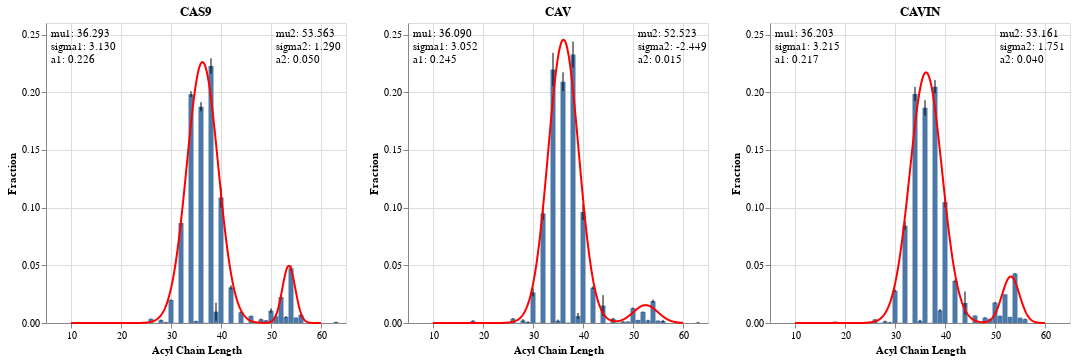

The notebook cell saved with this chart:
### Code cell
chart_list = []
def gauss(x,mu,sigma,A):
    return A*np.exp(-(x-mu)**2/(2*sigma**2))

def bimodal(x,mu1,sigma1,A1,mu2,sigma2,A2):
    return gauss(x,mu1,sigma1,A1)+gauss(x,mu2,sigma2,A2)

for protein in ptnstd['Mutation'].unique():
    source = ptnstd[ptnstd['Mutation'] == protein]
    
    # create error bars
    err = alt.Chart(source).mark_errorbar(extent='stdev').encode(
        x='Acyl Chain Length:Q',
        y='Fraction:Q',
    )
    
    # create histogram
    bar = alt.Chart(source).mark_bar().encode(
        x='Acyl Chain Length:Q',
        y=alt.Y('mean(Fraction):Q').scale(domain=[0,.26]),
    ).properties(title=protein)
    
    # create gaussian
    x = ptns[(ptns['Acyl Chain Length'] % 2 == 0)]['Acyl Chain Length']
    y = ptns[protein].loc[x.index]
    
    # expected vals
    x1 = x[(x < 51) & (x >= 20)]
    y1 = ptns[protein].loc[x1.index]
    x2 = x[(x >= 51)]
    y2 = ptns[protein].loc[x2.index]
    
    n1 = sum(y1)
    mean1 = sum(x1*y1)/n1                  
    sigma1 = sum(y1*(x1-mean1)**2)/n1
    a1 = max(y1)
    
    n2 = sum(y2)                         
    mean2 = sum(x2*y2)/n2                  
    sigma2 = sum(y2*(x2-mean2)**2)/n2
    a2=max(y2)
    
    expected = [mean1, sigma1, a1, mean2, sigma2, a2]
    # print(protein, expected)
    
    popt,pcov = curve_fit(bimodal,x,y,p0=expected)
    
    xx = np.linspace(10, 60, 500)
    
    s = pd.DataFrame({'Acyl Chain Length':xx, 'y':bimodal(xx, *popt)})
    
    gaus = alt.Chart(s).mark_line(color='red').encode(
        x='Acyl Chain Length:Q',
        y='y:Q'
    )
    
    text1 = alt.Chart({'values':[{}]}).mark_text(
        align="left", baseline="top"
    ).encode(
        x=alt.value(5),  # pixels from left
        y=alt.value(5),  # pixels from top
        text=alt.value([f"mu1: {popt[0]:.3f}", f"sigma1: {popt[1]:.3f}", f"a1: {popt[2]:.3f}"])
    )
    
    text2 = alt.Chart({'values':[{}]}).mark_text(
        align="left", baseline="top"
    ).encode(
        x=alt.value(230),  # pixels from left
        y=alt.value(5),  # pixels from top
        text=alt.value([f"mu2: {popt[3]:.3f}", f"sigma2: {popt[4]:.3f}", f"a2: {popt[5]:.3f}"])
    )
    
    # append to chart list
    chart = bar + err + gaus + text1 + text2
    
    chart_list.append(chart)

bimodal_gauss = alt.hconcat(*chart_list[:3]) 
#& alt.hconcat(*chart_list[3:6]) & alt.hconcat(*chart_list[6:9]) & chart_list[9]
bimodal_gauss

# bimodal_gauss.save('graphs/pos_mode_whole_dataset/chain_length_graphs/updated_ChainLengthByProtein_SideBySide_BimodalGaussian_WithPS.png', dpi=350)

### Figure 1 — Vega-Lite specification as saved in the notebook (floating-point values rounded to 4 significant figures; data arrays with more than 128 entries replaced by an {"elided": "..."} marker saying what was removed)
{"config": {"view": {"continuousWidth": 300, "continuousHeight": 300}}, "hconcat": [{"layer": [{"mark": {"type": "bar"}, "encoding": {"x": {"field": "Acyl Chain Length", "type": "quantitative"}, "y": {"aggregate": "mean", "field": "Fraction", "scale": {"domain": [0, 0.26]}, "type": "quantitative"}}, "title": "CAS9"}, {"mark": {"type": "errorbar", "extent": "stdev"}, "encoding": {"x": {"field": "Acyl Chain Length", "type": "quantitative"}, "y": {"field": "Fraction", "type": "quantitative"}}}, {"data": {"name": "data-dcddd370f867ebce72a4cd3478dcb4d7"}, "mark": {"type": "line", "color": "red"}, "encoding": {"x": {"field": "Acyl Chain Length", "type": "quantitative"}, "y": {"field": "y", "type": "quantitative"}}}, {"data": {"name": "empty"}, "mark": {"type": "text", "align": "left", "baseline": "top"}, "encoding": {"text": {"value": ["mu1: 36.293", "sigma1: 3.130", "a1: 0.226"]}, "x": {"value": 5}, "y": {"value": 5}}}, {"data": {"name": "empty"}, "mark": {"type": "text", "align": "left", "baseline": "top"}, "encoding": {"text": {"value": ["mu2: 53.563", "sigma2: 1.290", "a2: 0.050"]}, "x": {"value": 230}, "y": {"value": 5}}}], "data": {"name": "data-05fee39050dcf7e0299869ed59523472"}}, {"layer": [{"mark": {"type": "bar"}, "encoding": {"x": {"field": "Acyl Chain Length", "type": "quantitative"}, "y": {"aggregate": "mean", "field": "Fraction", "scale": {"domain": [0, 0.26]}, "type": "quantitative"}}, "title": "CAV"}, {"mark": {"type": "errorbar", "extent": "stdev"}, "encoding": {"x": {"field": "Acyl Chain Length", "type": "quantitative"}, "y": {"field": "Fraction", "type": "quantitative"}}}, {"data": {"name": "data-00f066a15391f56d1595ed431c420a3e"}, "mark": {"type": "line", "color": "red"}, "encoding": {"x": {"field": "Acyl Chain Length", "type": "quantitative"}, "y": {"field": "y", "type": "quantitative"}}}, {"data": {"name": "empty"}, "mark": {"type": "text", "align": "left", "baseline": "top"}, "encoding": {"text": {"value": ["mu1: 36.090", "sigma1: 3.052", "a1: 0.245"]}, "x": {"value": 5}, "y": {"value": 5}}}, {"data": {"name": "empty"}, "mark": {"type": "text", "align": "left", "baseline": "top"}, "encoding": {"text": {"value": ["mu2: 52.523", "sigma2: -2.449", "a2: 0.015"]}, "x": {"value": 230}, "y": {"value": 5}}}], "data": {"name": "data-b2c28a58a7c2a27ba240cdad6e28f789"}}, {"layer": [{"mark": {"type": "bar"}, "encoding": {"x": {"field": "Acyl Chain Length", "type": "quantitative"}, "y": {"aggregate": "mean", "field": "Fraction", "scale": {"domain": [0, 0.26]}, "type": "quantitative"}}, "title": "CAVIN"}, {"mark": {"type": "errorbar", "extent": "stdev"}, "encoding": {"x": {"field": "Acyl Chain Length", "type": "quantitative"}, "y": {"field": "Fraction", "type": "quantitative"}}}, {"data": {"name": "data-77fd371f9131e7416cbec19618c00e29"}, "mark": {"type": "line", "color": "red"}, "encoding": {"x": {"field": "Acyl Chain Length", "type": "quantitative"}, "y": {"field": "y", "type": "quantitative"}}}, {"data": {"name": "empty"}, "mark": {"type": "text", "align": "left", "baseline": "top"}, "encoding": {"text": {"value": ["mu1: 36.203", "sigma1: 3.215", "a1: 0.217"]}, "x": {"value": 5}, "y": {"value": 5}}}, {"data": {"name": "empty"}, "mark": {"type": "text", "align": "left", "baseline": "top"}, "encoding": {"text": {"value": ["mu2: 53.161", "sigma2: 1.751", "a2: 0.040"]}, "x": {"value": 230}, "y": {"value": 5}}}], "data": {"name": "data-b4502d1445587218d42157b7da1a08e4"}}], "$schema": "https://vega.github.io/schema/vega-lite/v5.8.0.json", "datasets": {"data-05fee39050dcf7e0299869ed59523472": {"elided": "172 records"}, "data-dcddd370f867ebce72a4cd3478dcb4d7": {"elided": "500 records"}, "empty": [{}], "data-b2c28a58a7c2a27ba240cdad6e28f789": {"elided": "172 records"}, "data-00f066a15391f56d1595ed431c420a3e": {"elided": "500 records"}, "data-b4502d1445587218d42157b7da1a08e4": {"elided": "172 records"}, "data-77fd371f9131e7416cbec19618c00e29": {"elided": "500 records"}}}
